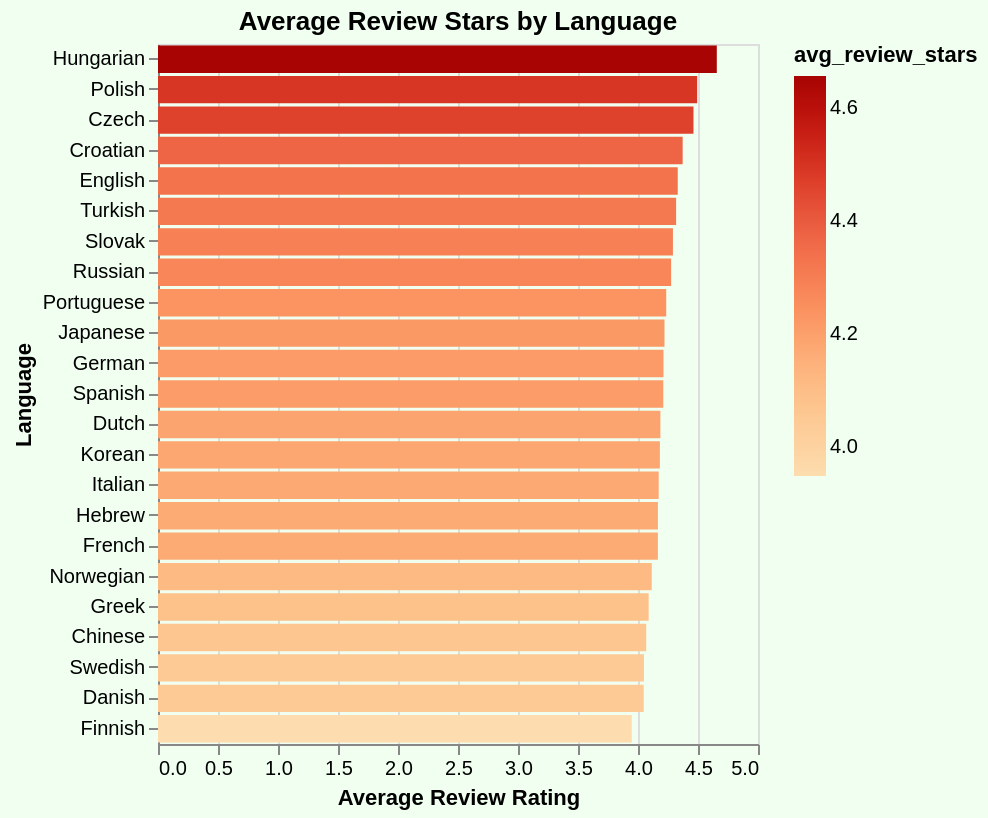

Source (Vega-Lite JSON):
### Vega-Lite specification from a JSON file in a GitHub repository (floating-point values rounded to 4 significant figures)
{"config": {"view": {"continuousWidth": 300, "continuousHeight": 300}}, "data": {"name": "data-210c02268594aecfbf4baabd6e4a5db5"}, "mark": {"type": "bar"}, "background": "#f0fff0", "encoding": {"color": {"field": "avg_review_stars", "scale": {"scheme": "orangered"}, "type": "quantitative"}, "tooltip": [{"field": "avg_review_stars", "type": "quantitative"}, {"field": "count_reviews", "type": "quantitative"}], "x": {"field": "avg_review_stars", "title": "Average Review Rating", "type": "quantitative"}, "y": {"field": "language", "sort": "-x", "title": "Language", "type": "nominal"}}, "height": 350, "title": "Average Review Stars by Language", "width": "container", "$schema": "https://vega.github.io/schema/vega-lite/v5.17.0.json", "datasets": {"data-210c02268594aecfbf4baabd6e4a5db5": [{"langid": "hu", "avg_review_stars": 4.657, "count_reviews": 300, "language": "Hungarian"}, {"langid": "pl", "avg_review_stars": 4.493, "count_reviews": 1375, "language": "Polish"}, {"langid": "cs", "avg_review_stars": 4.462, "count_reviews": 212, "language": "Czech"}, {"langid": "hr", "avg_review_stars": 4.372, "count_reviews": 86, "language": "Croatian"}, {"langid": "en", "avg_review_stars": 4.331, "count_reviews": 106765, "language": "English"}, {"langid": "tr", "avg_review_stars": 4.318, "count_reviews": 554, "language": "Turkish"}, {"langid": "sk", "avg_review_stars": 4.291, "count_reviews": 79, "language": "Slovak"}, {"langid": "ru", "avg_review_stars": 4.276, "count_reviews": 4051, "language": "Russian"}, {"langid": "pt", "avg_review_stars": 4.235, "count_reviews": 6943, "language": "Portuguese"}, {"langid": "ja", "avg_review_stars": 4.221, "count_reviews": 856, "language": "Japanese"}, {"langid": "de", "avg_review_stars": 4.212, "count_reviews": 9154, "language": "German"}, {"langid": "es", "avg_review_stars": 4.211, "count_reviews": 24452, "language": "Spanish"}, {"langid": "nl", "avg_review_stars": 4.187, "count_reviews": 4902, "language": "Dutch"}, {"langid": "ko", "avg_review_stars": 4.182, "count_reviews": 384, "language": "Korean"}, {"langid": "it", "avg_review_stars": 4.172, "count_reviews": 322593, "language": "Italian"}, {"langid": "he", "avg_review_stars": 4.166, "count_reviews": 608, "language": "Hebrew"}, {"langid": "fr", "avg_review_stars": 4.166, "count_reviews": 34331, "language": "French"}, {"langid": "no", "avg_review_stars": 4.114, "count_reviews": 1286, "language": "Norwegian"}, {"langid": "el", "avg_review_stars": 4.089, "count_reviews": 1588, "language": "Greek"}, {"langid": "zh", "avg_review_stars": 4.069, "count_reviews": 466, "language": "Chinese"}, {"langid": "sv", "avg_review_stars": 4.049, "count_reviews": 1563, "language": "Swedish"}, {"langid": "da", "avg_review_stars": 4.048, "count_reviews": 1508, "language": "Danish"}, {"langid": "fi", "avg_review_stars": 3.948, "count_reviews": 211, "language": "Finnish"}]}}
